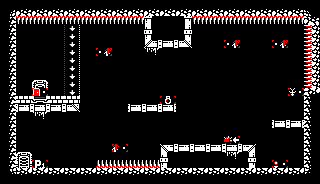

Rendered tile map (Tiled .tmx) drawn with the repository's tilesets; below, a short description and the full map source, tile grids included:
An orthogonal 20x23 tile map with 16x8 px tiles, 1 tile layer (Map Layer).

<map version="1.10" tiledversion="1.11.2" orientation="orthogonal" renderorder="right-down" width="20" height="23" tilewidth="16" tileheight="8" infinite="0" nextlayerid="2" nextobjectid="1">
 <tileset firstgid="1" source="AllPatterns.tsx" />
 <layer id="1" name="Map Layer" width="20" height="23">
  <data encoding="csv">
1,1,1,1,1,1,1,1,1,1,1,1,1,1,1,1,1,1,1,1,
15,31,31,31,31,31,31,31,31,31,31,31,31,31,31,31,31,31,31,14,
7,40,40,40,40,40,40,40,40,23,1,25,40,40,40,40,40,40,40,10,
7,1,1,1,47,1,1,1,1,20,1,22,1,1,1,1,1,1,1,41,
7,1,1,1,47,1,1,1,1,23,1,25,1,1,1,1,1,1,1,41,
7,1,1,1,47,1,1,1,1,26,18,28,1,1,96,1,1,96,1,41,
7,1,1,1,47,1,96,1,1,3,1,1,1,1,1,1,1,1,1,41,
7,1,1,1,47,1,1,1,1,1,1,1,1,1,1,1,1,1,1,41,
7,1,1,1,47,1,1,1,1,1,1,1,1,1,1,1,1,1,1,41,
7,1,1,1,47,1,1,1,1,1,1,1,1,1,1,1,1,1,1,41,
7,1,5,1,47,1,1,1,1,1,1,1,1,1,1,1,1,1,1,41,
7,1,94,1,47,1,1,1,1,1,1,1,1,1,1,1,1,1,97,8,
7,16,32,16,16,1,1,1,1,1,102,1,1,1,1,1,1,1,1,6,
7,18,18,18,28,1,1,1,18,18,18,1,1,1,1,1,1,1,1,6,
7,1,3,1,1,1,1,1,1,1,1,1,1,1,1,1,1,1,1,6,
7,1,1,1,1,1,1,1,1,1,1,1,1,1,1,1,1,18,18,6,
7,1,1,1,1,1,1,1,1,1,1,1,1,1,1,1,1,1,1,6,
7,1,1,1,1,1,1,1,1,1,1,1,1,1,91,1,1,1,1,6,
7,1,1,1,1,1,1,95,1,1,17,18,18,18,18,19,1,1,1,6,
7,5,1,1,1,1,1,1,1,1,20,1,1,1,3,22,1,1,1,6,
7,4,101,1,1,1,39,39,39,39,23,1,1,1,1,25,1,93,1,6,
13,30,30,30,30,30,30,30,30,30,30,30,30,30,30,30,30,30,30,12,
1,1,1,1,1,1,1,1,1,1,1,1,1,1,1,1,1,1,1,1
</data>
 </layer>
</map>
